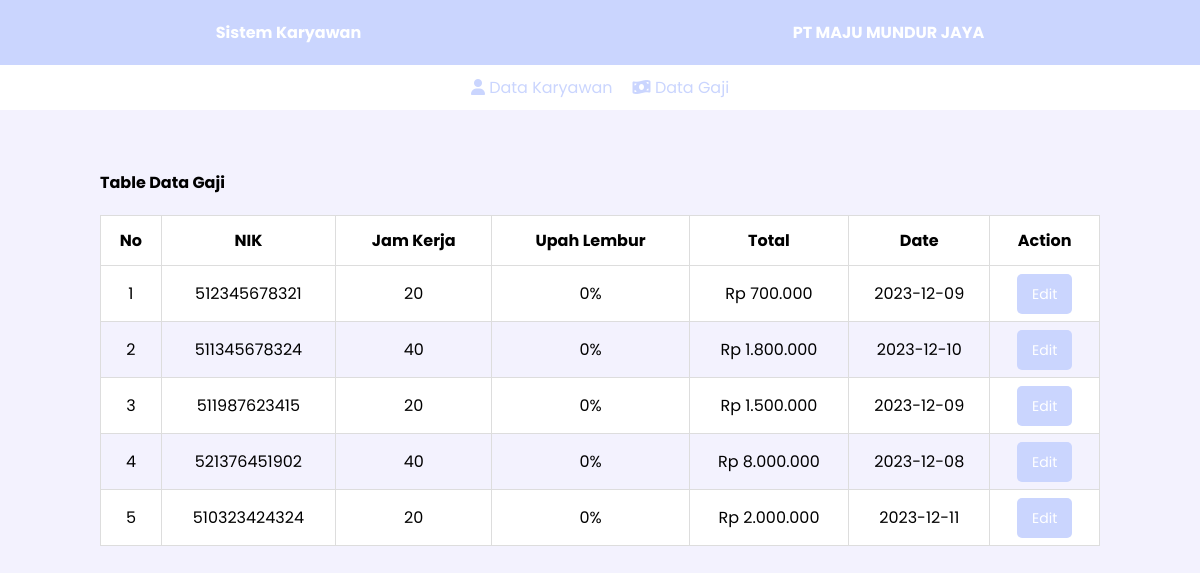
The page /gaji.php on the database its author committed.
### tables this page shows
CREATE TABLE `gaji` (
  `id` int(11) NOT NULL,
  `nik` char(13) NOT NULL,
  `jam_kerja` varchar(20) NOT NULL,
  `upah_lembur` int(11) NOT NULL,
  `total` double NOT NULL,
  `date` date NOT NULL
);

### GajiHandler.php (called while the page is built, shortened)
<?php
class GajiHandler {
  private $pdo;
  public function __construct($pdo){
    $this->pdo =$pdo;
  }
  public function displayAllData(){
    $stmt = $this->pdo->query("SELECT * FROM gaji");
    return $stmt->fetchAll(PDO::FETCH_ASSOC);
  }
}

### function.php (called while the page is built)
<?php
function rupiah($angka){
	$hasil_rupiah = "Rp " . number_format($angka,0,',','.');
	return $hasil_rupiah;
}

### gaji.php (the view, shortened to what this page needs)
<!DOCTYPE html>
<html lang="en">
<head>
  <link rel="stylesheet" href="style.css?<?php echo time();?>">
</head>
<body>
<header>
    <h4>Sistem Karyawan</h4>
    <h4>PT MAJU MUNDUR JAYA</h4>
</header>
<nav>
  <a class="active" aria-current="page" href="./index.php">
    <i class="fa-solid fa-user"></i>
      <span>Data Karyawan</span>
  </a>
  <a class="" href="./gaji.php">
    <i class="fa-solid fa-money-bill-wave"></i>
      <span>Data Gaji</span>
  </a>
</nav>
<?php
require_once 'GajiHandler.php';
require_once 'function.php';
$obj = new GajiHandler($pdo);
$datas = $obj->displayAllData();
?>
<section style="margin-top:60px;" class="content">
  <div class="title">
    <h4>Table Data Gaji</h4>
  </div>
  <table id="table">
  <tr>
    <th>No</th>
    <th>NIK</th>
    <th>Jam Kerja</th>
    <th>Upah Lembur</th>
    <th>Total</th>
    <th>Date</th>
    <th>Action</th>
  </tr>
  <?php if(!empty($datas)):?>
  <?php $no=1;?>
  <?php foreach($datas as $data):?>
  <tr>
    <td><?=$no?></td>
    <td><?=$data['nik']?></td>
    <td><?=$data['jam_kerja']?></td>
    <td><?=$data['upah_lembur']?>%</td>
    <td><?=rupiah($data['total']) ?></td>
    <td><?=$data['date']?></td>
    <td>
      <a href="./edit_gaji.php?id=<?=$data['id']?>" class="btn_hitung">Edit</a>
    </td>
  </tr>
  <?php $no++?>
  <?php endforeach;?>
  <?php endif;?>
</table>
</section>
</body>
</html>

### style.css (style rules this page uses)
:root { --primary : #CAD5FE; --white : white; --secondary:#F3F2FE; --gray:black; --success:#5D98D5; --warning:#C3D9F0; --black : black; }
* { margin: 0; font-family: 'Poppins'; }
body { background-color: var(--secondary); }
header { display: flex; justify-content:space-around; align-items: center; background-color: var(--primary); padding:20px 0; color: var(--white); }
nav { background-color: var(--white); padding:10px 0; display: flex; justify-content:center; align-items:center; gap:20px; }
nav a { text-decoration: none; color: var(--primary); }
section { margin:0 100px; display: flex; flex-direction: column; gap:20px; }
section .title { display: flex; justify-content: space-between; align-items: center; }
.btn_hitung { text-decoration: none; background-color:var(--primary); color: var(--white); padding:10px 15px; border-radius:5px; border: none; font-size: 14px; }
#table { font-family: Arial, Helvetica, sans-serif; border-collapse: collapse; width: 100%; }
#table td, #table th { border: 1px solid #ddd; padding: 8px; }
#table tr:nth-child(even) { background-color:var(--white) }
#table th { padding-top: 12px; padding-bottom: 12px; text-align: center; background-color:var(--white); color:var(--black); }
#table td { text-align: center; padding: 15px 0; }

### rows shown on the page
gaji: nik "512345678321", jam_kerja "20", upah_lembur "0", total "Rp 700.000", date "2023-12-09"
gaji: nik "511345678324", jam_kerja "40", upah_lembur "0", total "Rp 1.800.000", date "2023-12-10"
gaji: nik "511987623415", jam_kerja "20", upah_lembur "0", total "Rp 1.500.000", date "2023-12-09"
gaji: nik "521376451902", jam_kerja "40", upah_lembur "0", total "Rp 8.000.000", date "2023-12-08"
gaji: nik "510323424324", jam_kerja "20", upah_lembur "0", total "Rp 2.000.000", date "2023-12-11"
